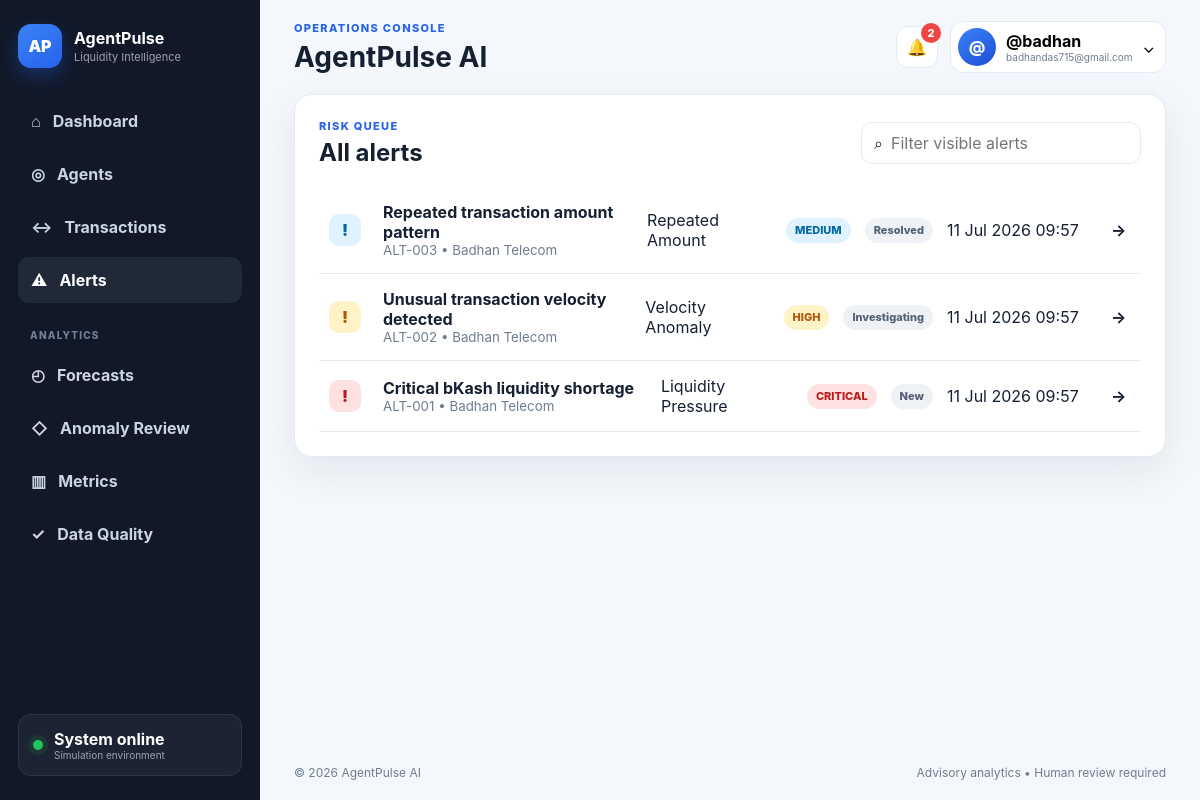
Screenshot of /alerts/ (signed in) with the database file from the repository.
### alerts/models.py (models this page shows, shortened)
class Alert(models.Model):
    ALERT_TYPES = [
        ("LIQUIDITY_PRESSURE", "Liquidity Pressure"),
        ("VELOCITY_ANOMALY", "Velocity Anomaly"),
        ("REPEATED_AMOUNT", "Repeated Amount"),
        ("DATA_QUALITY", "Data Quality"),
    ]
    SEVERITY_CHOICES = [
        ("LOW", "Low"),
        ("MEDIUM", "Medium"),
        ("HIGH", "High"),
        ("CRITICAL", "Critical"),
    ]
    STATUS_CHOICES = [
        ("NEW", "New"),
        ("ASSIGNED", "Assigned"),
        ("ACKNOWLEDGED", "Acknowledged"),
        ("INVESTIGATING", "Investigating"),
        ("ESCALATED", "Escalated"),
        ("RESOLVED", "Resolved"),
        ("CLOSED", "Closed"),
        ("FALSE_POSITIVE", "False Positive"),
    ]
    alert_code = models.CharField(max_length=40, unique=True)
    agent = models.ForeignKey(
        Agent,
        on_delete=models.CASCADE,
        related_name="alerts",
    )
    provider = models.ForeignKey(
        Provider,
        on_delete=models.SET_NULL,
        null=True,
        blank=True,
    )
    alert_type = models.CharField(
        max_length=40,
        choices=ALERT_TYPES,
    )
    severity = models.CharField(
        max_length=20,
        choices=SEVERITY_CHOICES,
    )
    confidence = models.FloatField(default=0)
    title = models.CharField(max_length=200)
    explanation = models.TextField()
    recommended_action = models.TextField(blank=True)
    owner = models.ForeignKey(
        settings.AUTH_USER_MODEL,
        on_delete=models.SET_NULL,
        null=True,
        blank=True,
    )
    status = models.CharField(
        max_length=30,
        choices=STATUS_CHOICES,
        default="NEW",
    )
    created_at = models.DateTimeField(auto_now_add=True)
    resolved_at = models.DateTimeField(null=True, blank=True)

### agents/models.py (models this page shows, shortened)
class Agent(models.Model):
    agent_code = models.CharField(
        max_length=40,
        unique=True,
    )
    outlet_name = models.CharField(
        max_length=150,
    )
    area = models.ForeignKey(
        Area,
        on_delete=models.SET_NULL,
        null=True,
        blank=True,
    )
    physical_cash = models.DecimalField(
        max_digits=14,
        decimal_places=2,
        default=0,
    )
    safety_cash_threshold = models.DecimalField(
        max_digits=14,
        decimal_places=2,
        default=10000,
    )
    latitude = models.DecimalField(
        max_digits=10,
        decimal_places=7,
        null=True,
        blank=True,
    )
    longitude = models.DecimalField(
        max_digits=10,
        decimal_places=7,
        null=True,
        blank=True,
    )
    created_at = models.DateTimeField(
        auto_now_add=True,
    )

### alerts/views.py (the view)
# urls.py: path("", views.alert_list, name="alert_list"),
@login_required
def alert_list(request):
    alerts = Alert.objects.select_related(
        "agent",
        "provider",
        "owner",
    ).order_by("-created_at")
    return render(
        request,
        "alerts/alert_list.html",
        {
            "alerts": alerts,
        },
    )

### alerts/context_processors.py (called while the page is built)
def unread_alert_count(request):
    if not getattr(request, "user", None) or not request.user.is_authenticated:
        return {"unread_alert_count": 0}
    count = Alert.objects.filter(
        status__in=["NEW", "ASSIGNED", "ACKNOWLEDGED", "INVESTIGATING", "ESCALATED"]
    ).count()
    return {"unread_alert_count": count}

### templates/alerts/alert_list.html
{% extends 'base.html' %}{% load static %}{% block title %}Alerts | AgentPulse AI{% endblock %}{% block extra_css %}<link rel="stylesheet" href="{% static 'css/alerts.css' %}">{% endblock %}{% block page_title %}Alerts{% endblock %}{% block content %}<section class="panel"><div class="panel-head"><div><p class="eyebrow">Risk queue</p><h2>All alerts</h2></div><label class="search-field compact">⌕<input id="alertSearch" placeholder="Filter visible alerts"></label></div><div class="alert-table" id="alertList">{% for alert in alerts %}<a class="alert-row" data-alert-text="{{ alert.title }} {{ alert.alert_code }} {{ alert.agent.outlet_name }} {{ alert.severity }}" href="{% url 'alerts:alert_detail' alert.pk %}"><span class="severity-icon {{ alert.severity|lower }}">!</span><span><strong>{{ alert.title }}</strong><small>{{ alert.alert_code }} • {{ alert.agent.outlet_name }}</small></span><span>{{ alert.get_alert_type_display }}</span><span><em class="badge {{ alert.severity|lower }}">{{ alert.severity }}</em></span><span><em class="badge neutral">{{ alert.get_status_display }}</em></span><time>{{ alert.created_at|date:'d M Y H:i' }}</time><b>→</b></a>{% empty %}<p class="empty">No alerts found.</p>{% endfor %}</div></section>{% endblock %}{% block extra_js %}<script src="{% static 'js/alerts.js' %}"></script>{% endblock %}

### templates/partials/topbar.html (shortened to what this page needs)
<header class="topbar"><div><p class="eyebrow">Operations console</p><h1>{% block page_title %}AgentPulse AI{% endblock %}</h1></div><div class="top-actions"><a class="icon-btn notification-link" href="{% url 'alerts:alert_list' %}" aria-label="Alerts"><span aria-hidden="true">🔔</span>{% if unread_alert_count %}<span class="notification-badge">{{ unread_alert_count }}</span>{% endif %}</a><div class="user-menu"><button class="user-button" data-dropdown-toggle><span class="avatar">{{ user.username|first|upper }}</span><span class="user-copy"><strong>{{ user.get_full_name|default:user.username }}</strong><small>{{ user.email|default:'Team member' }}</small></span><span>⌄</span></button></div></div></header>

### static/css/main.css (style rules this page uses)
:root { --bg:#f4f7fb;--panel:#fff;--ink:#162033;--muted:#6f7d91;--line:#e5eaf2;--primary:#2764e7;--primary-dark:#1d4ed8;--nav:#111827;--success:#16a34a;--warning:#d97706;--danger:#dc2626;--info:#0284c7;--shadow:0 14px 40px rgba(25,42,70,.08);--radius:18px }
* { box-sizing:border-box }
html { scroll-behavior:smooth }
body { margin:0;background:var(--bg);color:var(--ink);font-family:Inter,ui-sans-serif,system-ui,-apple-system,"Segoe UI",sans-serif }
a { color:inherit;text-decoration:none }
button,input,select,textarea { font:inherit }
button { cursor:pointer }
h1,h2,h3,p { margin-top:0 }
h1 { font-size:28px }
h2 { font-size:24px }
.muted,small { color:var(--muted) }
.eyebrow { margin:0 0 5px;color:var(--primary);font-size:11px;font-weight:800;text-transform:uppercase;letter-spacing:.12em }
.panel { background:var(--panel);border:1px solid var(--line);border-radius:var(--radius);box-shadow:var(--shadow);padding:24px;margin-bottom:22px }
.panel-head { display:flex;align-items:center;justify-content:space-between;gap:18px;margin-bottom:20px }
.panel-head h2,.panel-head h3 { margin:0 }
.icon-btn { width:42px;height:42px;border:1px solid var(--line);background:#fff;border-radius:12px;display:grid;place-items:center }
.badge { display:inline-flex;align-items:center;min-height:25px;padding:0 9px;border-radius:999px;font-size:11px;font-style:normal;font-weight:800;background:#eef2f7;color:#526176 }
.badge.critical,.badge.failed,.badge.missing { background:#fee2e2;color:#b91c1c }
.badge.high,.badge.delayed,.badge.pending { background:#fef3c7;color:#b45309 }
.badge.medium,.badge.conflicting { background:#e0f2fe;color:#0369a1 }
.badge.low,.badge.neutral { background:#eef2f7;color:#526176 }
.avatar { width:38px;height:38px;display:grid;place-items:center;border-radius:50%;background:linear-gradient(145deg,#3b82f6,#1d4ed8);color:#fff;font-weight:850 }
.filter-bar select,.filter-bar input,.search-field { min-height:42px;border:1px solid var(--line);border-radius:11px;background:#fff }
.search-field { display:flex;align-items:center;gap:8px;padding:0 12px;flex:1;min-width:220px }
.search-field input { border:0;outline:0;width:100%;padding:0;background:transparent }
.search-field.compact { max-width:280px }

### static/css/layout.css (style rules this page uses)
.topbar { min-height:94px;padding:18px 34px;display:flex;align-items:center;justify-content:space-between;gap:18px }
.topbar h1 { margin:0 }
.top-actions { display:flex;align-items:center;gap:12px }
.notification-link { position:relative }
.notification-badge { position:absolute;top:-4px;right:-4px;min-width:20px;height:20px;padding:0 5px;border-radius:999px;background:#ef4444;color:#fff;font-size:11px;font-weight:800;display:grid;place-items:center;line-height:1 }
.user-menu { position:relative }
.user-button { display:flex;align-items:center;gap:10px;background:#fff;border:1px solid var(--line);border-radius:13px;padding:6px 10px 6px 7px }
.user-copy { text-align:left }
.user-copy strong,.user-copy small { display:block }
.user-copy small { font-size:10px }

### static/css/alerts.css (style rules this page uses)
.alert-table { display:grid }
.alert-row { display:grid;grid-template-columns:40px 2fr 1fr auto auto 150px 20px;align-items:center;gap:14px;padding:15px 10px;border-bottom:1px solid var(--line) }
.alert-row strong,.alert-row small { display:block }
.severity-icon { width:32px;height:32px;display:grid;place-items:center;border-radius:10px;background:#eef2f7;font-weight:900 }
.severity-icon.critical { background:#fee2e2;color:#b91c1c }
.severity-icon.high { background:#fef3c7;color:#b45309 }
.severity-icon.medium { background:#e0f2fe;color:#0369a1 }

### rows the page displays
Alert: title "Repeated transaction amount pattern", alert_code "ALT-003", agent.outlet_name "Badhan Telecom", alert_type "Repeated Amount", severity "MEDIUM", status "Resolved", created_at "11 Jul 2026 09:57"
Alert: title "Unusual transaction velocity detected", alert_code "ALT-002", agent.outlet_name "Badhan Telecom", alert_type "Velocity Anomaly", severity "HIGH", status "Investigating", created_at "11 Jul 2026 09:57"
Alert: title "Critical bKash liquidity shortage", alert_code "ALT-001", agent.outlet_name "Badhan Telecom", alert_type "Liquidity Pressure", severity "CRITICAL", status "New", created_at "11 Jul 2026 09:57"

### other values shown
{{ unread_alert_count }} "2"
{{ user.username|first|upper }} "@"
{{ user.get_full_name|default:user.username }} "@badhan"
{{ user.email|default:'Team member' }} "badhandas715@gmail.com"
